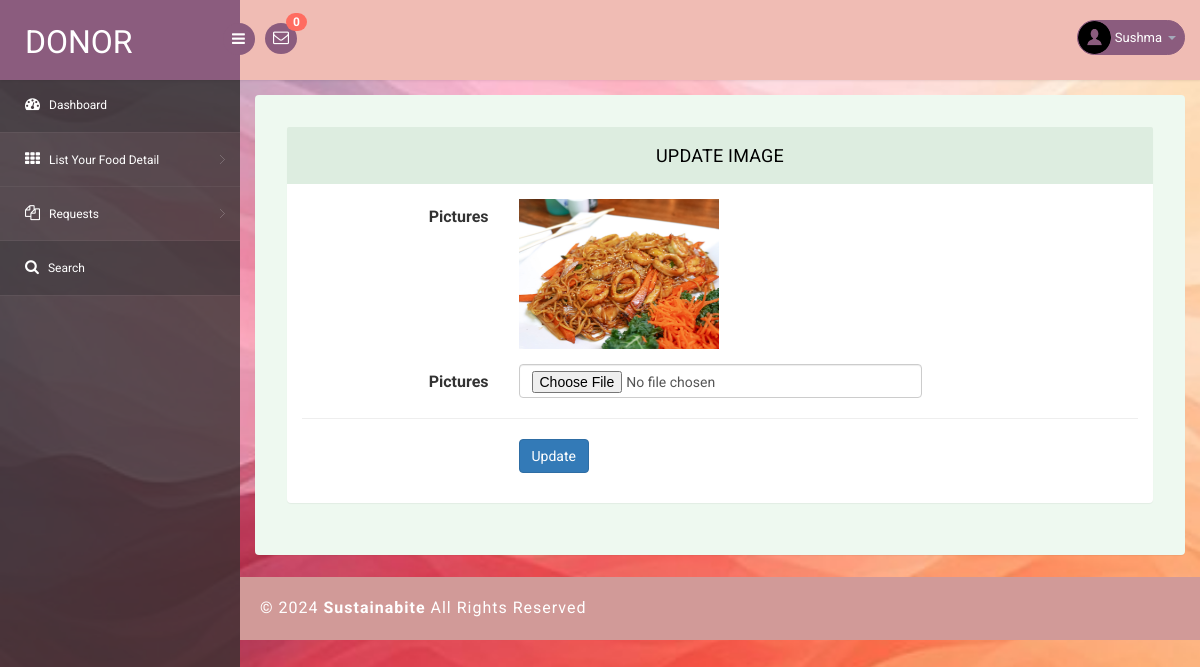
The page /donor/changeimage.php?editid=8 (signed in) on the database its author committed.
### tables this page shows
CREATE TABLE `tbldonor` (
  `ID` int(10) NOT NULL,
  `FullName` varchar(200) DEFAULT NULL,
  `Email` varchar(200) DEFAULT NULL,
  `MobileNumber` bigint(10) DEFAULT NULL,
  `Password` varchar(120) DEFAULT NULL,
  `RegDate` timestamp NULL DEFAULT current_timestamp()
);

CREATE TABLE `tblfood` (
  `ID` int(10) NOT NULL,
  `DonorID` int(10) DEFAULT NULL,
  `foodId` int(10) DEFAULT NULL,
  `FoodItems` mediumtext DEFAULT NULL,
  `StateName` varchar(200) DEFAULT NULL,
  `CityName` varchar(200) DEFAULT NULL,
  `pgName` longtext NOT NULL,
  `Description` mediumtext DEFAULT NULL,
  `PickupDate` varchar(200) DEFAULT NULL,
  `PickupAddress` mediumtext DEFAULT NULL,
  `ContactPerson` varchar(200) DEFAULT NULL,
  `CPMobNumber` bigint(10) DEFAULT NULL,
  `Image` varchar(200) DEFAULT NULL,
  `CreationDate` timestamp NULL DEFAULT current_timestamp(),
  `UpdationDate` timestamp NULL DEFAULT NULL ON UPDATE current_timestamp()
);

### donor/changeimage.php (the view, shortened to what this page needs)
<?php
include('includes/dbconnection.php');
if (strlen($_SESSION['pgasoid']==0)) {
  header('location:logout.php');
  }
  else{
  ?>
<!DOCTYPE html>
<head>
<link rel="stylesheet" href="css/bootstrap.min.css" >
<link href="css/style.css" rel='stylesheet' type='text/css' />
<link href="css/style-responsive.css" rel="stylesheet"/>
<link rel="stylesheet" href="css/font.css" type="text/css"/>
<link href="css/font-awesome.css" rel="stylesheet">
</head>
<body>
<section id="container">
<?php include_once('includes/header.php');?>
<?php include_once('includes/sidebar.php');?>
<section id="main-content">
    <section class="wrapper">
    <div class="form-w3layouts">
        <div class="row">
        <div class="col-lg-12">
        <section class="panel">
            <header class="panel-heading">
                Update Image
            </header>
            <div class="panel-body">
  <?php
 $cid=$_GET['editid'];
$ret=mysqli_query($con,"select * from tblfood where ID='$cid'");
while ($row=mysqli_fetch_array($ret)) {
?>
                <form class="form-horizontal bucket-form" method="post" enctype="multipart/form-data">
                    <div class="form-group">
                        <label class=" col-sm-3 control-label">Pictures</label>
                        <div class="col-lg-6">
                             <img src="images/<?php echo $row['Image'];?>" width="200" height="150" value="<?php  echo $row['Image'];?>">
                        </div>
                    </div>
                 <div class="form-group">
                        <label class=" col-sm-3 control-label">Pictures</label>
                        <div class="col-lg-6">
                             <input type="file" class="form-control" name="images" id="images" value="">
                        </div>
                    </div>
<?php  } ?>
                    <hr />
<div class="form-group">
                                    <div class="col-lg-offset-3 col-lg-6">
                                        <button class="btn btn-primary" type="submit" name="submit">Update</button>
                                    </div>
                                </div>
                </form>
            </div>
        </section>
        </div>
</section>
          <?php include_once('includes/footer.php');?>
</section>
</section>
</body>
</html>
<?php  } ?>

### donor/includes/header.php (shortened to what this page needs)
<header class="header fixed-top clearfix">
<div class="brand">
    <a href="dashboard.php" class="logo">
        Donor
    </a>
    <div class="sidebar-toggle-box">
        <div class="fa fa-bars"></div>
    </div>
</div>
<div class="nav notify-row" id="top_menu">
    <ul class="nav top-menu">
                <?php
        $did=$_SESSION['pgasoid'];
$ret1=mysqli_query($con,"select tblfoodrequests.id,fullName,requestNumber from tblfoodrequests
 join tblfood  on tblfood.ID=tblfoodrequests.foodId
 where tblfood.DonorID='$did' and (tblfoodrequests.status is null || tblfoodrequests.status='')");
$num=mysqli_num_rows($ret1);
?>
        <li id="header_inbox_bar" class="dropdown">
            <a data-toggle="dropdown" class="dropdown-toggle" href="#">
                <i class="fa fa-envelope-o"></i>
                <span class="badge bg-important"><?php echo $num;?></span>
            </a>
        </li>
    </ul>
</div>
<div class="top-nav clearfix">
    <ul class="nav pull-right top-menu">
        <li class="dropdown">
            <a data-toggle="dropdown" class="dropdown-toggle" href="#">
                <?php
$donorid=$_SESSION['pgasoid'];
$ret=mysqli_query($con,"select FullName from  tbldonor where ID='$donorid'");
$row=mysqli_fetch_array($ret);
$name=$row['FullName'];
?>
                <img alt="" src="images/2.png">
                <span class="username"><?php echo $name; ?></span>
                <b class="caret"></b>
            </a>
        </li>
    </ul>
</div>
</header>

### donor/css/style.css (style rules this page uses)
ul, ol { margin: 0; }
html, body { font-family: 'Roboto', sans-serif; font-size: 100%; overflow-x: hidden; background: url(../images/bg.jpg) no-repeat 0px 0px; background-size:cover; width:100%; height:100%; }
body a { transition: 0.5s all ease; -webkit-transition: 0.5s all ease; -moz-transition: 0.5s all ease; -o-transition: 0.5s all ease; -ms-transition: 0.5s all ease; text-decoration:none; }
ul,label { margin:0; padding:0; }
#main-content { margin-left:240px; -webkit-transition:all .3s ease-in-out; -moz-transition:all .3s ease-in-out; -o-transition:all .3s ease-in-out; transition:all .3s ease-in-out; }
.header { left:0; right:0; z-index:1002; background:rgb(240, 188, 180); -webkit-transition:all .3s ease-in-out; -moz-transition:all .3s ease-in-out; -o-transition:all .3s ease-in-out; transition:all .3s ease-in-out; }
.fixed-top { position:fixed; box-shadow:1px 0 3px rgba(0,0,0,.15); }
.wrapper { display:inline-block; margin-top:80px; padding:15px; width:100%; }
.brand { background:#8b5c7e; float:left; width:240px; height:80px; position:relative; }
a.logo { font-size:32px; color:#fff; float:left; margin:20px 0 0 25px; text-transform:uppercase; }
#top_menu .nav>li,ul.top-menu>li { float:left; }
.notify-row { float:left; margin-top:23px; margin-left:25px; }
ul.top-menu { margin-right:15px; margin-top: 0; }
ul.top-menu > li > a { color: #fff; font-size: 16px; background: #8b5c7e; padding: 4px 8px; margin-right: 15px; border-radius: 50%; -webkit-border-radius: 50%; padding-right: 8px !important; }
.notify-row .badge { position:absolute; right:-10px; top:-10px; z-index:100; }
.top-nav { margin-top:20px; }
.top-nav img { border-radius:50%; -webkit-border-radius:50%; width:33px; }
.top-nav .username { font-size:13px; color:#fff; }
.top-nav ul.top-menu>li>a { border-radius: 100px; -webkit-border-radius: 100px; padding: 0px; background: none; margin-right: 0; border: 1px solid #8b5c7e; background: #8b5c7e; }
.top-nav ul.top-menu>li { margin-left:10px; }
.top-nav .nav .caret { border-bottom-color:#A4AABA; border-top-color:#A4AABA; }
.sidebar-toggle-box { float:left; margin-top:23px; margin-left:-15px; background:#8b5c7e; border-radius:50%; -webkit-border-radius:50%; width:32px; height:32px; position:absolute; right:-15px; }
.sidebar-toggle-box .fa-bars { cursor:pointer; display:inline-block; font-size:15px; padding:8px 8px 8px 9px; color:#fff; }
.panel-heading { position: relative; height: 57px; line-height: 57px; letter-spacing: 0.2px; color: #000; font-size: 18px; font-weight: 400; padding: 0 16px; background:#ddede0; border-top-right-radius: 2px; border-top-left-radius: 2px; text-transform: uppercase; text-align: center; }
.panel { border: none ! important; }
.form-w3layouts { background: #eef9f0; padding: 2em; border-radius: 4px; -webkit-box-shadow: 0 1px 1px rgba(0,0,0,.05); box-shadow: 0 1px 1px rgba(0,0,0,.05); }
.badge.bg-important { background: #ff6c60; }

### rows shown on the page
tbldonor: FullName "Sushma"
tblfood: Image (picture)

### other values the page prints
$num "0"
